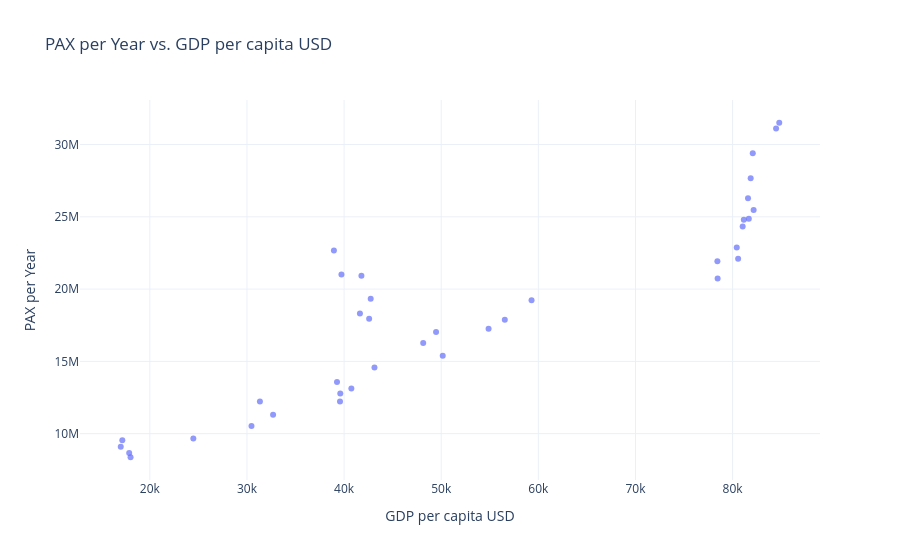

Notebook source saved alongside this figure:
### Code cell
fig = go.Figure()

fig.add_trace(
    go.Scatter(
        x=df["GDP_per_capita_USD"],
        y=df["PAX_per_Year"],
        mode="markers",
        marker=dict(opacity=0.7),
        name="PAX"
    )
)

fig.update_layout(
    title="PAX per Year vs. GDP per capita USD",
    xaxis_title="GDP per capita USD",
    yaxis_title="PAX per Year",
    template="plotly_white"
)

fig.show()

### Figure 1 — Plotly figure (JSON) as saved in the notebook; plotly's stock layout.template omitted (floating-point values rounded to 4 significant figures)
{"data": [{"marker": {"opacity": 0.7}, "mode": "markers", "name": "PAX", "type": "scatter", "x": [18015, 17874, 17006, 17167, 24480, 30466, 32690, 31335, 39608, 39578, 40748, 39270, 43128, 50156, 48145, 41631, 42740, 41786, 38952, 39728, 42579, 49470, 54878, 56547, 59301, 78458, 80569, 78434, 80426, 81037, 81154, 81669, 82165, 81587, 81860, 82076, 84478, 84803], "y": [8367699, 8661582, 9102355, 9546141, 9670366, 10534015, 11305215, 12231671, 12769757, 12225542, 13119273, 13574085, 14573334, 15395406, 16276699, 18318360, 19326589, 20925667, 22675366, 21012871, 17948058, 17024937, 17252906, 17884652, 19237216, 20739113, 22099233, 21926872, 22878251, 24337954, 24802400, 24865138, 25477622, 26281228, 27666428, 29396094, 31113488, 31507692]}], "layout": {"title": {"text": "PAX per Year vs. GDP per capita USD"}, "xaxis": {"title": {"text": "GDP per capita USD"}}, "yaxis": {"title": {"text": "PAX per Year"}}}}
